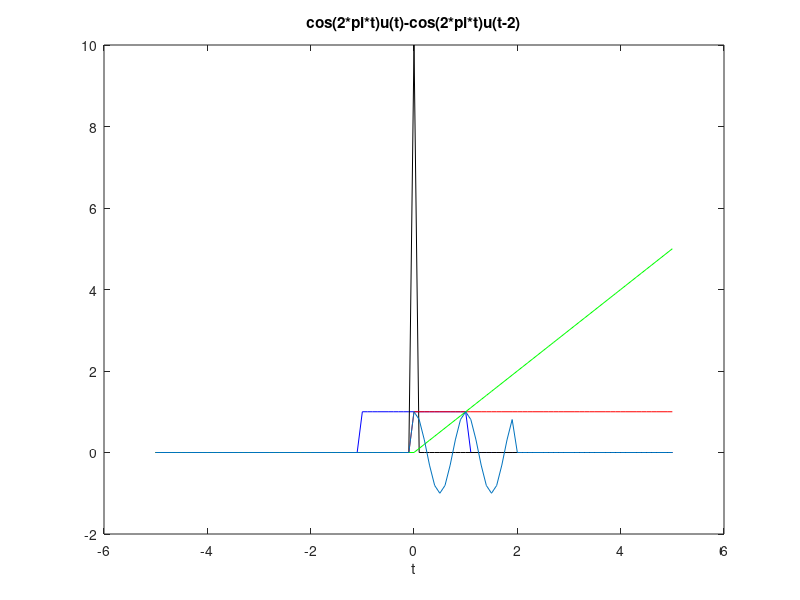

The MATLAB script that drew this image:
clc;
clear all;
close all;

%% 1
t1=linspace(-5,5,101);
t2=colon(-5,0.1,5);
% Answered in Sakai

%% 2
rect=zeros(1,101);
delta=zeros(1,101);
step=zeros(1,101);
ramp=zeros(1,101);

%% 3
t=linspace(-5,5,101);
a=find(abs(t)<=1);
rect(1,min(a):max(a))=1;
figure
plot(t,rect,'b')
hold on

%% 4
b=find(abs(t)==0);
width=2*0.1;
height=2/width;
delta(1,b)=height;
plot(t,delta,'k')
hold on

% The area under delta function is supposed to be 1. My width is 0.2, so the height should be 2/0.2=10

%% 5
step(1,b:end)=1;
plot(t,step,'r')
hold on 

%% 6
d=find(t==0);
ramp(1,d:end)=t(d:end);
plot(t,ramp,'g')

%% 7 
% Submit by Sakai

%% 8
% The area under delta function is supposed to be 1. My width is 0.2, so the height should be 2/0.2=10

%% 9

v1=cos(2*pi*t).*step;

step2=zeros(1,101);
f=find(t==2);
step2(1,f:end)=1
v2=cos(2*pi*t).*step2;

v=v1-v2;
plot(t,v)
xlabel('t')
title('cos(2*pi*t)u(t)-cos(2*pi*t)u(t-2)')




